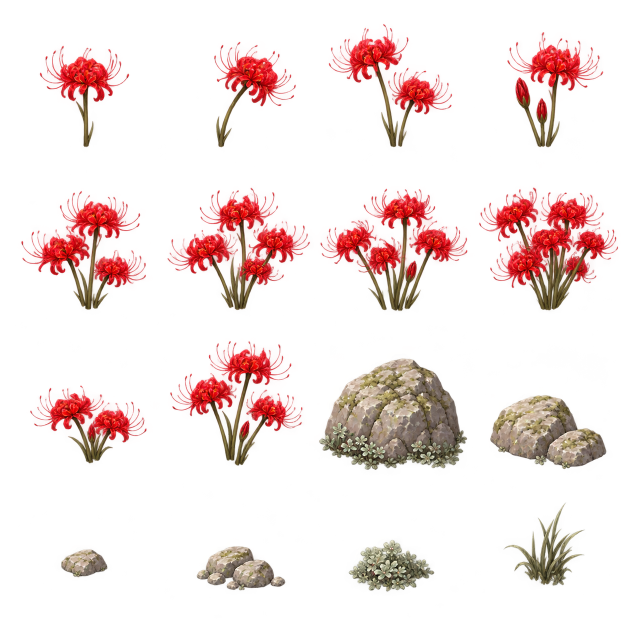
#> input picture docs/training-lily-sources/objects.png, 1254 x 1254 px, found by its file name (shown at 1/2 size)
$ python prepare_world5_art.py
#> lines starting #> are read from the running program, lines starting #| are printed output that depends on the picture; after the words box and inside, x2 and y2 are one past the last pixel; in counts of white or black regions, pixels touching at a corner belong together
"""Export image_gen Sand Desert art; preserve proportions, alpha and logical scale.

Requires Pillow. Run from repository root: python tools/prepare_world5_art.py
Only sprite extraction, detached alpha-noise removal, padding and resizing.
"""
import argparse
import json
import math
from collections import deque
from pathlib import Path
from PIL import Image, ImageFilter, ImageChops


def isolate(cell):
    """Keep the main connected silhouette and its adjacent antialiased fringe."""
    alpha = cell.getchannel('A')
    w, h = cell.size
    pixels = bytearray(1 if a >= 48 else 0 for a in alpha.tobytes())
    largest = []
    for start in range(w*h):
        if not pixels[start]:
            continue
        pixels[start] = 0
        queue = deque([start])
        component = []
        while queue:
            p = queue.popleft()
            component.append(p)
            x, y = p % w, p // w
            for nx, ny in ((x-1,y),(x+1,y),(x,y-1),(x,y+1)):
                if 0 <= nx < w and 0 <= ny < h:
                    n = ny*w+nx
                    if pixels[n]:
                        pixels[n] = 0
                        queue.append(n)
        if len(component) > len(largest):
            largest = component
    assert largest, 'Empty sprite'
    mask = bytearray(w*h)
    for p in largest:
        mask[p] = 255
    mask = Image.frombytes('L', (w,h), bytes(mask)).filter(ImageFilter.MaxFilter(5))
    cell.putalpha(ImageChops.multiply(alpha, mask))
    bounds = cell.getchannel('A').getbbox()
    visible = cell.getchannel('A').point(lambda a: 255 if a >= 48 else 0).getbbox()
    assert visible[0] > 1 and visible[1] > 1 and visible[2] < w-1 and visible[3] < h-1, visible
    return cell.crop(bounds), bounds


def main():
    parser = argparse.ArgumentParser()
    parser.add_argument('--sources', type=Path, default=Path('docs/world5-sources'))
    parser.add_argument('--target', type=Path, default=Path('assets/map/world5/sand-desert'))
    args = parser.parse_args()
    atlas = Image.open(args.sources/'objects.png').convert('RGBA')
#> atlas is the input picture: PIL image 1254x1254 RGBA; mean R, G, B, A 49.5, 15.7, 12.7, 38.1
    assert atlas.getchannel('A').getextrema()[0] == 0
    names = ['mushroomRock','pillar','leaningRock','bigRock','rock1','rockSmall','dune1','dune2',
             'cactus1','cactus2','deadBush','bush','grass','bones','flower','pebbles']
    heights = [142,172,128,94,68,27,76,53,78,58,59,56,35,37,38,23]
    footprints = {'mushroomRock':(34,20),'pillar':(23,14),'leaningRock':(33,16),
                  'bigRock':(42,21),'rock1':(27,15),'cactus1':(15,10),'cactus2':(18,11)}
    # Measured source cuts; full visible silhouettes stay inside each cell.
    rows = [0,370,670,960,1254]
    columns = [[0,340,620,930,1254],[0,340,610,970,1254],
               [0,330,640,960,1254],[0,330,640,960,1254]]
    metadata = {}
    args.target.mkdir(parents=True, exist_ok=True)
    for i, name in enumerate(names):
        x,y = i%4,i//4
        box = (round(columns[y][x]*atlas.width/1254),round(rows[y]*atlas.height/1254),
               round(columns[y][x+1]*atlas.width/1254),round(rows[y+1]*atlas.height/1254))
        sprite, bounds = isolate(atlas.crop(box))
        padding = max(4, math.ceil(max(sprite.size)*.14))
        padded = Image.new('RGBA',(sprite.width+padding*2,sprite.height+padding*2))
        padded.paste(sprite,(padding,padding))
        h = heights[i]
        anchor = .89 if name in ('pillar','cactus1','cactus2') else .83
        rx,ry = footprints.get(name,(0,0))
        entry = {'width':padded.width,'height':padded.height,
                 'logicalWidth':round(h*padded.width/sprite.height),
                 'logicalHeight':round(h*padded.height/sprite.height),
                 'artHeight':h,'anchor':round((padding+sprite.height*anchor)/padded.height,5),
                 'solid':name in footprints,'rx':rx,'ry':ry,
                 'sourceCell':list(box),'alphaBounds':list(bounds),'padding':padding}
        metadata[name] = entry
        limits = [128,192,320] if name in ('mushroomRock','pillar','leaningRock','bigRock','dune1','dune2') else [32,64,128] if name in ('grass','bones','flower','pebbles') else [64,128,256]
        for tier,limit in zip(('low','medium','high'),limits):
            folder = args.target/tier
            folder.mkdir(exist_ok=True)
            out = padded.copy()
            out.thumbnail((limit,limit),Image.Resampling.LANCZOS)
            out.save(folder/f'{name}.webp',lossless=True,method=6)
#> this loop made 6 passes
#> (bounds, visible in isolate) on passes 1 to 6: ((78, 90, 260, 296), (80, 92, 258, 294)), ((86, 88, 254, 297), (88, 90, 252, 295)), ((36, 46, 199, 296), (38, 48, 197, 294)), ((83, 73, 279, 297), (85, 75, 277, 295)), ((40, 10, 294, 252), (42, 12, 292, 250)), ((0, 3, 270, 252), (0, 5, 270, 250))
#> pass 1, in isolate, `alpha = cell.getchannel('A')`:
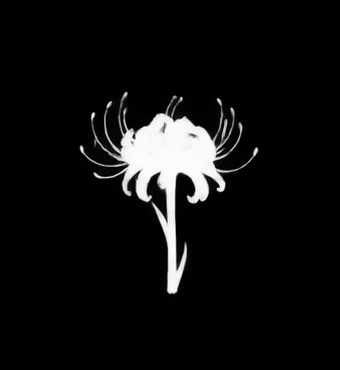
#> alpha: PIL image 340x370 L; min 0, max 255, mean 15.6
#> pass 1, in isolate, `mask = Image.frombytes('L', (w,h), bytes(mask)).filter(ImageFilter.Max..`:
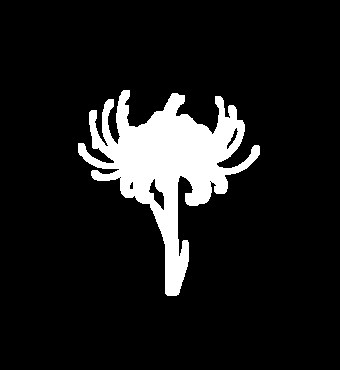
#> mask: PIL image 340x370 L; 10.6% white; 1 white region, box (x1, y1, x2, y2) and area: (78, 90, 260, 296) 13290
#> pass 1, in main, `sprite, bounds = isolate(atlas.crop(box))`:
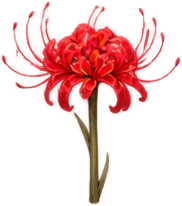
#> sprite: PIL image 182x206 RGBA; mean R, G, B, A 92.4, 12, 10.7, 51.9; transparent parts drawn white
#> after the loop:
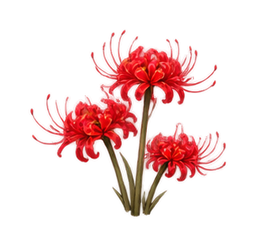
#> out: PIL image 256x247 RGBA; mean R, G, B, A 48.6, 8, 7.1, 39; transparent parts drawn white
#> after the loop:
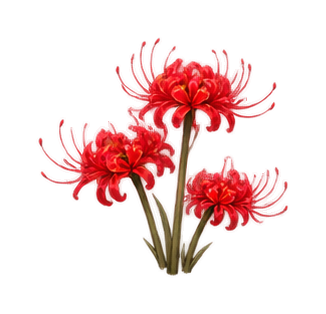
#> padded: PIL image 326x314 RGBA; mean R, G, B, A 67.2, 8.8, 7.8, 38.9; transparent parts drawn white
#> after the loop:
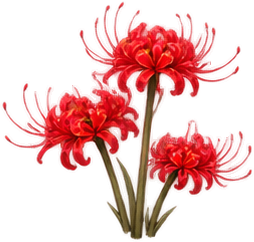
#> sprite: PIL image 254x242 RGBA; mean R, G, B, A 111.9, 14.6, 13, 64.8; transparent parts drawn white
#> after the loop, metadata = 5 items
    ground = Image.open(args.sources/'ground.png').convert('RGB')
    splash = Image.open(args.sources/'splash.png').convert('RGB')
    for tier,edge,size in [('low',192,(640,360)),('medium',384,(1280,720)),('high',768,(1920,1080))]:
        ground.resize((edge,edge),Image.Resampling.LANCZOS).save(args.target/tier/'ground.webp',quality=90,method=6)
        out = splash.copy()
        out.thumbnail(size,Image.Resampling.LANCZOS)
        out.save(args.target/tier/'splash.webp',quality=88,method=6)
    splash.save(args.target/'splash.webp',quality=90,method=6)
    (args.target/'dimensions.json').write_text(json.dumps(metadata,indent=2)+'\n')
    catalog = {'version':'world5-sand-desert-20261026','theme':'layered pale wind-eroded sandstone and simple golden sand desert',
               'runtimeIntegrated':False,'tiers':['low','medium','high'],'logicalGroundTileSize':384,'spriteCount':16,
               'ground':{'src':'assets/map/world5/sand-desert/{tier}/ground.webp','tiling':'mirrored 2x2, as World1/2'},
               'splash':{'src':'assets/map/world5/sand-desert/{tier}/splash.webp'},
               'objects':{n:{'src':f'assets/map/world5/sand-desert/{{tier}}/{n}.webp',**m} for n,m in metadata.items()}}
    (args.target/'catalog.json').write_text(json.dumps(catalog,indent=2)+'\n')
    print('Exported 16 RGBA props + ground + splash in low/medium/high, metadata and splash alias.')


if __name__ == '__main__':
#> (the run stopped early here; a loop or call above may not have finished)
